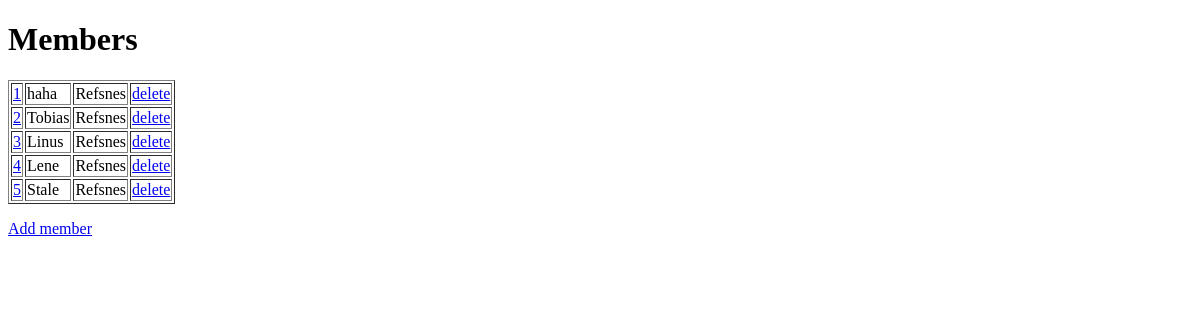
/members/, run on an earlier commit of the app's database.
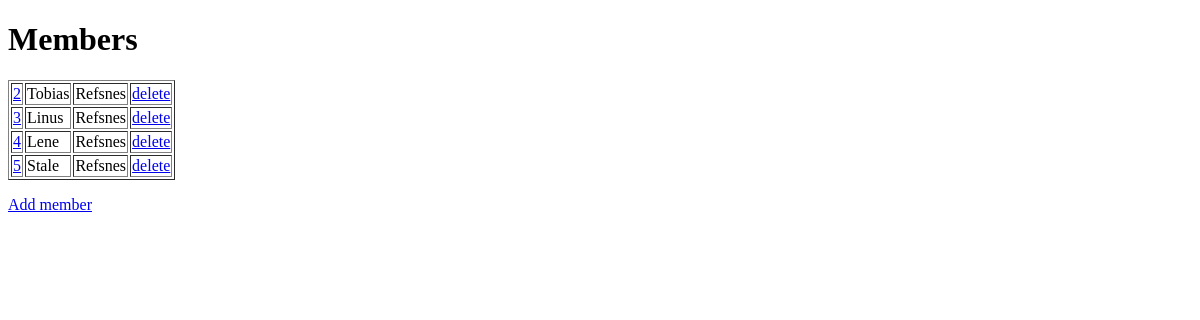
And on a later commit of the database.
### members/models.py (models this page shows)
class Members(models.Model):
  firstname = models.CharField(max_length=255)
  lastname = models.CharField(max_length=255)

### members/views.py (the view)
# urls.py: path('', views.index, name='index'),
def index(request):
    mymembers = Members.objects.all().values()
    template = loader.get_template('myfirst.html')
    context = {
      'mymembers': mymembers,
    }
    return HttpResponse(template.render(context, request))

### members/templates/myfirst.html
<!DOCTYPE html>
<html>
  <body>
    <h1>Members</h1>
    <table border="1">
      {% for x in mymembers %}
      <tr>
        <td><a href="update/{{ x.id }}">{{ x.id }}</a></td>
        <td>{{ x.firstname }}</td>
        <td>{{ x.lastname }}</td>
        <td><a href="delete/{{ x.id }}">delete</a></td>
      </tr>
      {% endfor %}
    </table>
    <p>
      <a href="add/">Add member</a>
    </p>
  </body>
</html>

What changed in the data, as far as the page shows it:
removed Members: id "1", firstname "haha", lastname "Refsnes"
